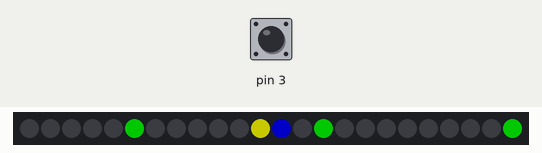
Simulated run of this sketch. Board: Arduino Uno, built with avr-gcc and run on an emulated ATmega328P. Shown: 24 RGB LEDs in strip order, left to right. Inputs (shaded band) come from the test bench; at power-on: pin 3 HIGH. Dim RGB values are drawn brighter than linear; random numbers use the default seed unless the sketch sets one.

Above: at 1.2 s.
1.3 s: pin 3 pulled LOW for 3.2 s
At 4.21 s:
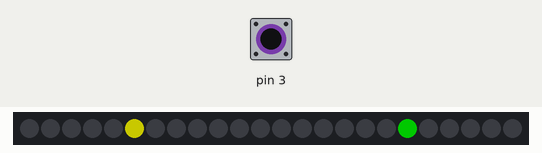
6.0 s: pin 3 pulled LOW for 0.15 s
At 6.24 s:
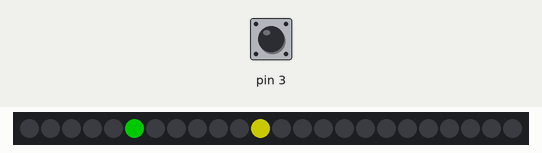
7.6 s: pin 3 pulled LOW for 1 s
At 7.77 s:
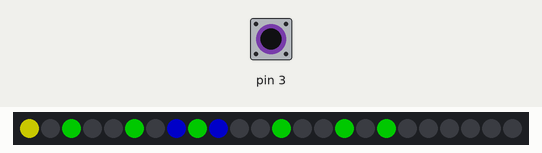
10.8 s: pin 3 pulled LOW for 1 s
At 11.62 s:
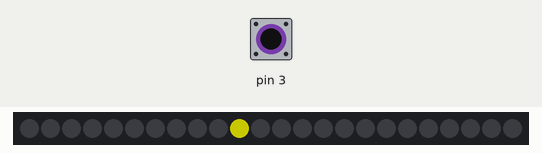
17.3 s: pin 3 pulled LOW for 0.15 s
At 18.73 s:
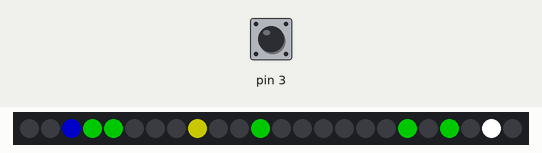
20.4 s: pin 3 pulled LOW for 3.2 s
At 31.97 s:
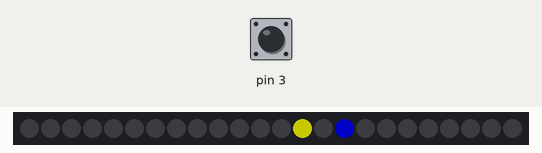

The sketch:

pacmang.ino
```cpp
#include <Adafruit_NeoPixel.h>
#include <avr/power.h>
#define PIN            6
#define NUMPIXELS      24
Adafruit_NeoPixel pixels = Adafruit_NeoPixel(NUMPIXELS, PIN, NEO_GRB + NEO_KHZ800);

// Game settings
int SPEED_INCREMENT = 2;
int GREEN_FOOD = 50;
int BLUE_FOOD = 150;
int RED_FOOD = 200;
int SPAWN_RATE = 6; // Spawn every 1/SPAWN_RATE ticks.

// Power up active
boolean _powered = false;
// Current speed
int _speed = 10;
int _direction = 1;
int _location = 0;
// Color
int _r = 1;
int _g = 1;
int _b = 1;

// State values
int _state[24];
const int EMPTY = 0;
const int PELLET = 1;
const int GHOST = 2;
const int POWER = 3;

int _lastPress = 1;

bool playOn = false;

void setup()
{
  pixels.begin();
  pinMode(3, INPUT);
  digitalWrite(3, HIGH);
}

void loop()
{
   initialize();
   while(playOn == true)
   {
      play();
   }
}

void initialize()
{
  for (int i = 0; i < 24; i++)
  {
    pixels.setPixelColor(i, pixels.Color(0, 0, 0));
    _state[i] = EMPTY;
  }
  pixels.show();
  playOn = true;
}

void play()
{
    randomSeed(millis());
    int buttonPress = digitalRead(3);
    int lastPress = buttonPress;
    buttonPress = buttonPress ^ _lastPress;
    _lastPress = lastPress;
    if (buttonPress != 0 && lastPress == 0) _direction -= 2 * _direction;

    //clean()
    spawn();

    int pac = _location;
    int state = _state[_location];

    // Eat a pellet
    if (state == PELLET)
    {
      _g = constrain (_g + GREEN_FOOD, 0, 255);
    }
    // Hit a ghost
    else if (state == GHOST)
    {
      if (_powered)
      {
        _b = constrain(_b + BLUE_FOOD, 0, 255);
        //TODO
        _powered = false;
        _r = false;
      }
      else
      {
        _g = 1;
        _b = 1;
        die();
        return;
      }
    }
    // Eat a power-up
    else if (state == POWER)
    {
      _powered = true;
      _r = constrain(_r + RED_FOOD, 0, 255);
      _speed += SPEED_INCREMENT;
    }

    // Set pacman colour
    if (_powered)
    {
      pixels.setPixelColor(pac, pixels.Color(255, 255, 255));
    }
    else
    {
      pixels.setPixelColor(pac, pixels.Color(100, 100, 0));
    }
    pixels.show();
    delay(1000/_speed);

    pixels.setPixelColor(pac, pixels.Color(0, 0, 0));
    _state[_location] = EMPTY;

    move();
}

void move()
{
  if (_direction < 0 && _location == 0) _location = 23;
  else if (_direction > 0 && _location == 23) _location = 0;
  else _location += _direction;
}

void spawn()
{
  boolean doSpawn = random(SPAWN_RATE) == 1;
  if (!doSpawn) return;

  int spawnPoint = random(24);

  // Decide type by rolling a d20.
  int d20roll = random(20) + 1;
  int type;
  if (d20roll <= 2) type = GHOST;
  else if (d20roll == 20) type = POWER;
  else type = PELLET;

  // Add new spawned thing
  _state[spawnPoint] = type;

  // Draw that shit
  switch(type)
  {
    case PELLET:
      pixels.setPixelColor(spawnPoint, pixels.Color(0, 100, 0));
      break;
    case GHOST:
      pixels.setPixelColor(spawnPoint, pixels.Color(0, 0, 100));
      break;
    case POWER:
      pixels.setPixelColor(spawnPoint, pixels.Color(255, 255, 255));
      break;
    case EMPTY:
      pixels.setPixelColor(spawnPoint, pixels.Color(0, 0, 0));
      break;
    }

    pixels.show();
}

void die()
{
  playOn = false;
  _speed = 10;
    for (int i = 0; i < 24; i++)
    {
      if (i >= 0)pixels.setPixelColor(i, pixels.Color(100, 100, 0));
      else pixels.setPixelColor(i, pixels.Color(0, 0, 0));
      pixels.show();
      delay(50);
    }


  delay(1000);
  initialize();
  playOn = true;
}

void endState()
{
  for (int i = 0; i < 24; i++)
  {
    if (i == random(3)) pixels.setPixelColor(i, pixels.Color(255, 255, 255));
    else pixels.setPixelColor(i, pixels.Color(0, 0, 0));

    pixels.show();
    delay(666);
  }
}
```
